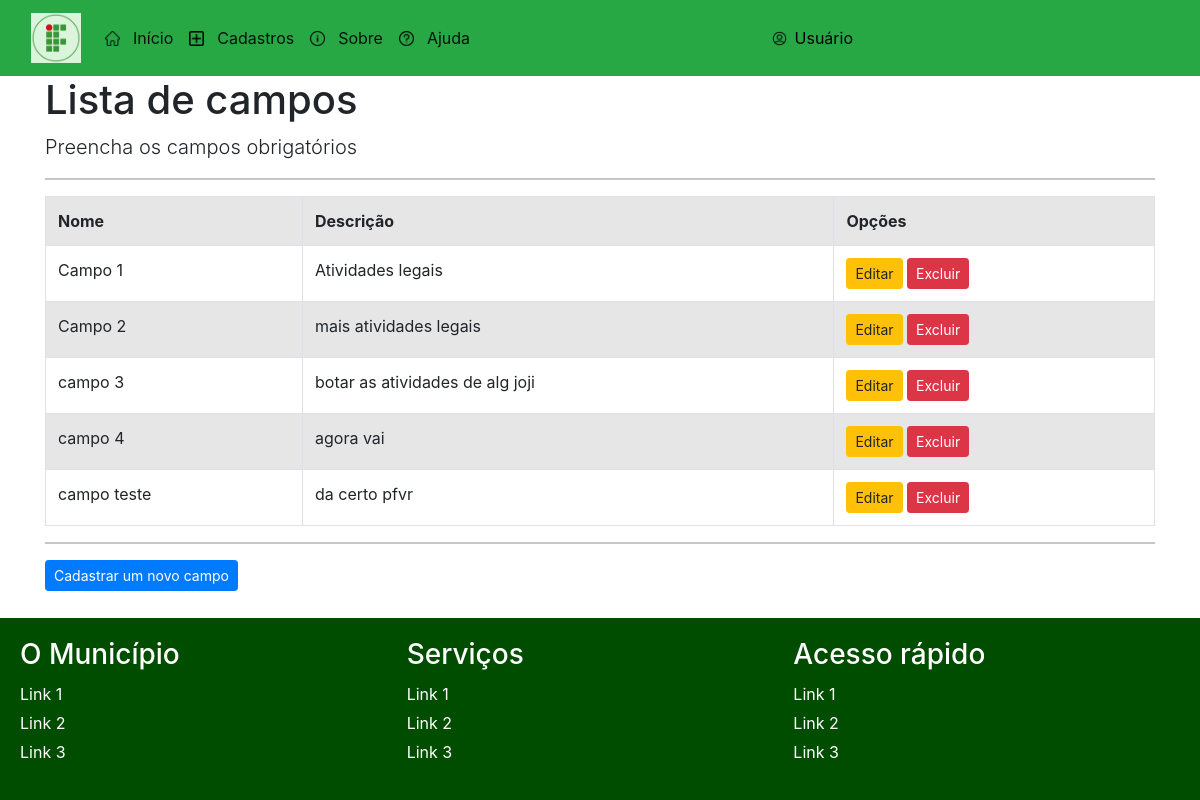
Before: /listar/campos with the older database file.
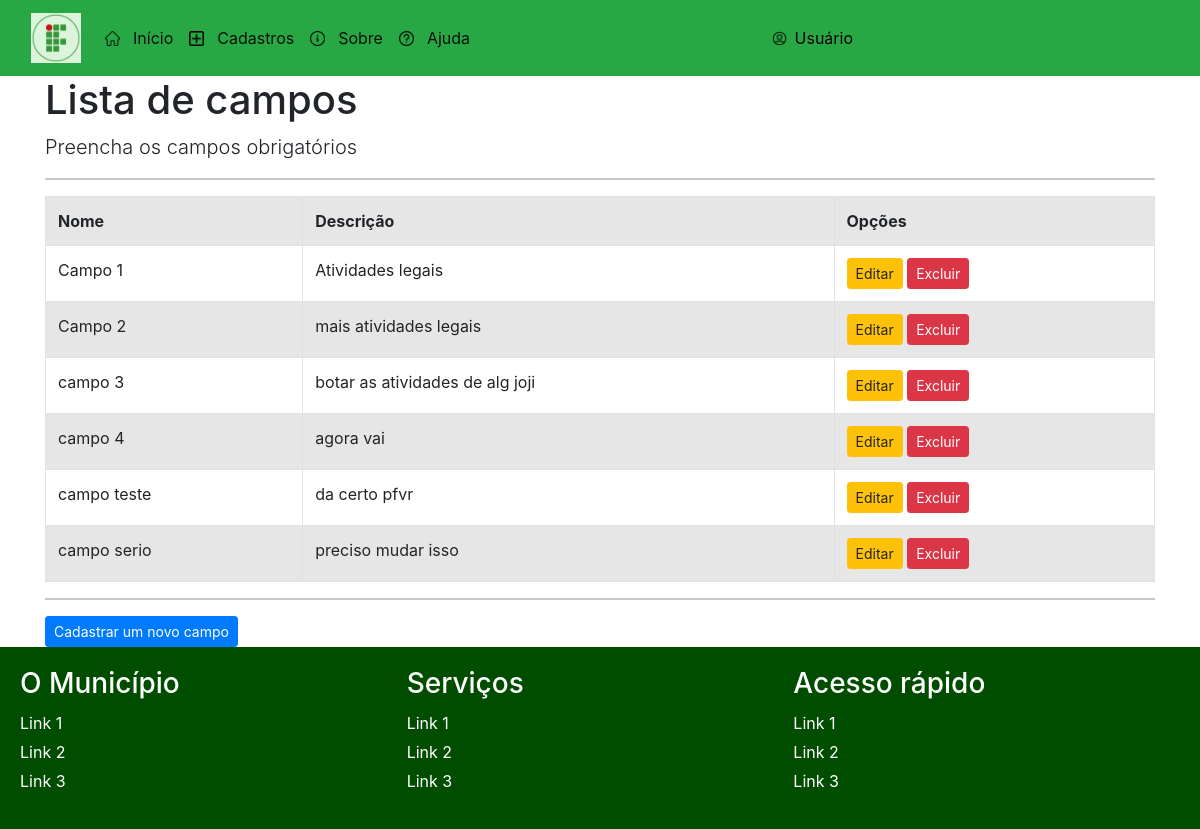
After: the same page with the newer database file.
### cadastros/models.py (models this page shows, shortened)
class Campo(models.Model):
    nome = models.CharField(max_length=50)
    descricao = models.CharField(max_length=150, verbose_name="Descrição")

### cadastros/views.py (the view)
# urls.py: path('listar/campos', CampoList.as_view(),name='listar-campos' ),
class CampoList(ListView):
    model = Campo
    template_name = 'cadastros/listas/campo.html'

### cadastros/templates/cadastros/listas/campo.html (shortened to what this page needs)
{% extends 'paginas/modelo.html' %}
{% block conteúdo %}
<div class="container">
    <h1>Lista de campos </h1>
    <p class="lead">Preencha os campos obrigatórios</p>
    <hr>
    <div class="table-responsive">
    <table class="table table-striped table-bordered table-hover"
        <tr>
            <th>Nome</th>
            <th>Descrição</th>
            <th>Opções</th>
        {% for campo in object_list %}
        <tr>
            <td>{{ campo.nome }}</td>
            <td>{{ campo.descricao }}</td>
            <td>
                <a href="{% url 'editar-campo' campo.pk %}" class="btn btn-warning btn-sm">Editar</a>
                <a href="{% url 'excluir-campo' campo.pk %}" class="btn btn-danger btn-sm">Excluir</a>
            </td>
        </tr>
        {% empty %}
        <tr>
            <td colspan="3">Nenhum registro encontrado.</td>
        </tr>
        {% endfor %}
    </table>
<hr>
</div>
<form action="" method="POST">
    <a href="{% url 'cadastrar-campo' %}" class="btn btn-primary btn-sm">Cadastrar um novo campo</a>
</form>
</div>
{% endblock %}

Changed rows visible on the page:
added Campo: nome "campo serio", descricao "preciso mudar isso"
